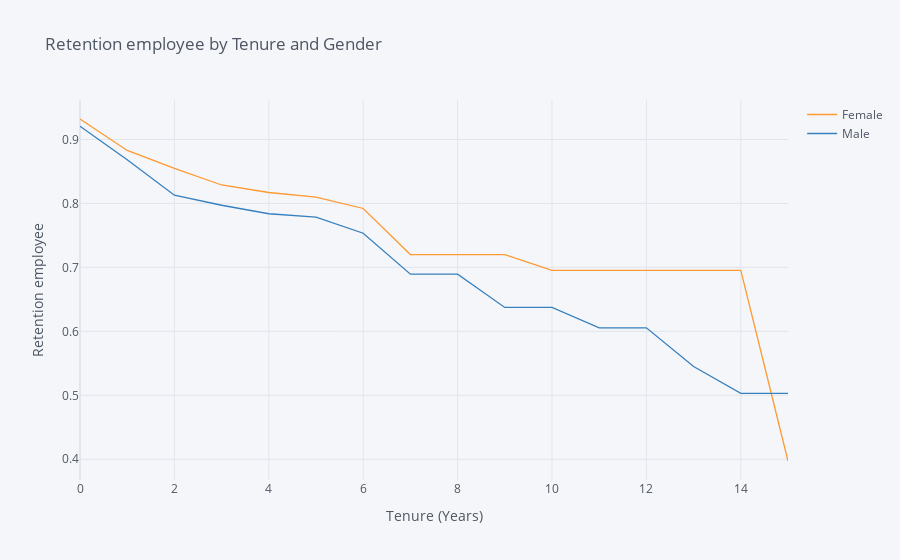

Notebook code cell kept with this figure:
### Markdown cell above
## 3. Let's look at retention rate by gender from a third perspective - the number of years since the employee's last promotion. Generate and plot a survival curve showing this.

### Code cell
rates = survival(data, 'Gender', 'YearsSinceLastPromotion', 'Attrition')

rates.iplot(kind='line', xTitle='Tenure (Years)', yTitle='Retention employee',
            title='Retention employee by Tenure and Gender')

### Figure 1 — Plotly figure (JSON) as saved in the notebook; plotly's stock layout.template omitted (floating-point values rounded to 4 significant figures)
{"data": [{"line": {"color": "rgba(255, 153, 51, 1.0)", "dash": "solid", "shape": "linear", "width": 1.3}, "mode": "lines", "name": "Female", "text": "", "type": "scatter", "x": [0, 1, 2, 3, 4, 5, 6, 7, 8, 9, 10, 11, 12, 13, 14, 15], "y": [0.932, 0.8828, 0.8547, 0.8288, 0.817, 0.8099, 0.7921, 0.7201, 0.7201, 0.7201, 0.6952, 0.6952, 0.6952, 0.6952, 0.6952, 0.3973]}, {"line": {"color": "rgba(55, 128, 191, 1.0)", "dash": "solid", "shape": "linear", "width": 1.3}, "mode": "lines", "name": "Male", "text": "", "type": "scatter", "x": [0, 1, 2, 3, 4, 5, 6, 7, 8, 9, 10, 11, 12, 13, 14, 15], "y": [0.9206, 0.8684, 0.8128, 0.7971, 0.7838, 0.7785, 0.7534, 0.6894, 0.6894, 0.6374, 0.6374, 0.6055, 0.6055, 0.5449, 0.503, 0.503]}], "layout": {"autosize": true, "legend": {"bgcolor": "#F5F6F9", "font": {"color": "#4D5663"}}, "paper_bgcolor": "#F5F6F9", "plot_bgcolor": "#F5F6F9", "title": {"font": {"color": "#4D5663"}, "text": "Retention employee by Tenure and Gender"}, "xaxis": {"autorange": true, "gridcolor": "#E1E5ED", "range": [0, 15], "showgrid": true, "tickfont": {"color": "#4D5663"}, "title": {"font": {"color": "#4D5663"}, "text": "Tenure (Years)"}, "type": "linear", "zerolinecolor": "#E1E5ED"}, "yaxis": {"autorange": true, "gridcolor": "#E1E5ED", "range": [0.3676, 0.9617], "showgrid": true, "tickfont": {"color": "#4D5663"}, "title": {"font": {"color": "#4D5663"}, "text": "Retention employee"}, "type": "linear", "zerolinecolor": "#E1E5ED"}}}
